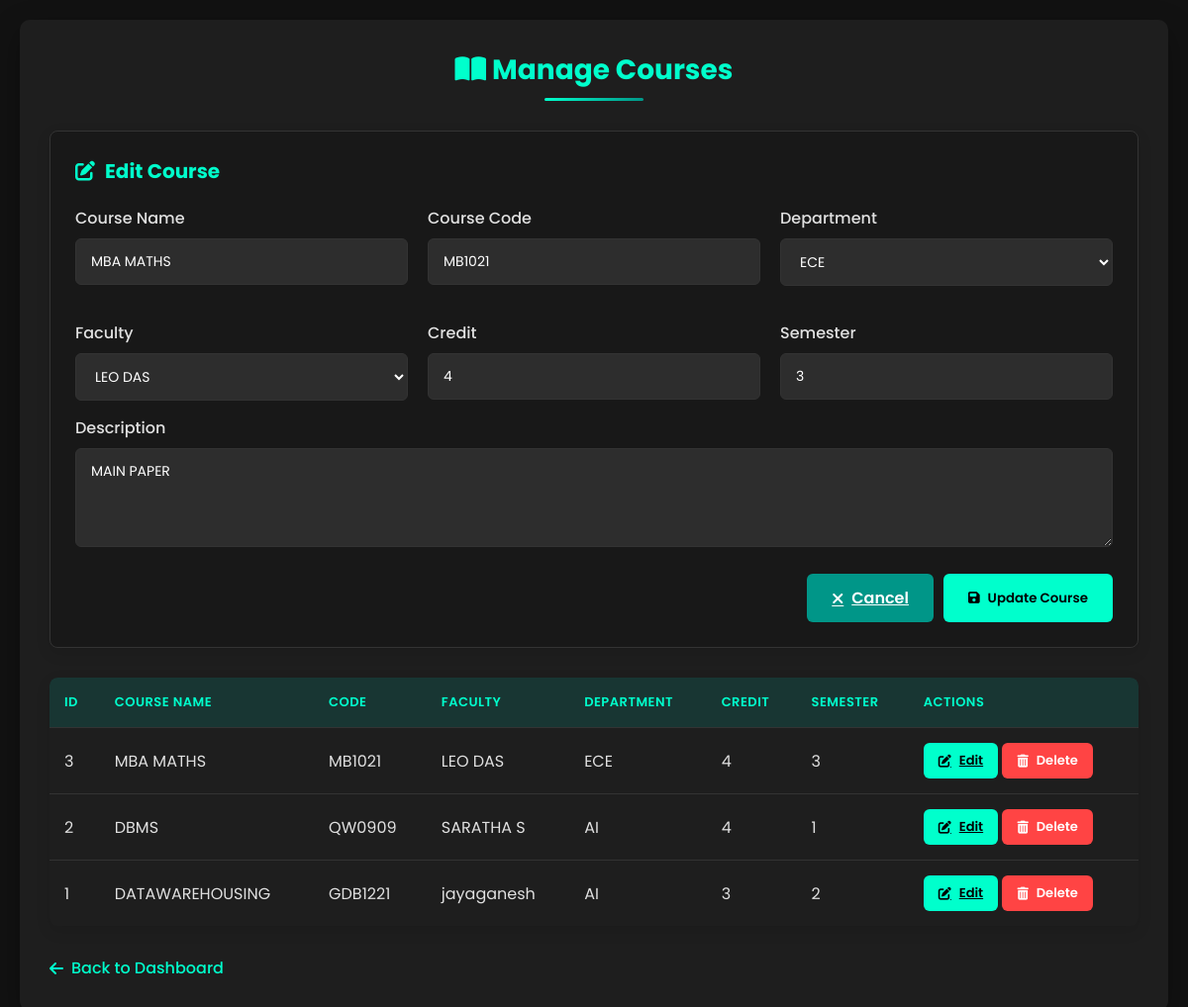
The page /dbmsproject/modules/courses.php?edit=3 (signed in) on the database its author committed.
### tables this page shows
CREATE TABLE `courses` (
  `courses_id` int(11) NOT NULL,
  `course_name` varchar(100) NOT NULL,
  `course_code` varchar(50) NOT NULL,
  `faculty_id` int(11) NOT NULL,
  `department_id` int(11) NOT NULL,
  `department_name` varchar(100) NOT NULL,
  `credit` int(11) NOT NULL,
  `semester` int(11) NOT NULL,
  `description` text DEFAULT NULL,
  `created_at` timestamp NOT NULL DEFAULT current_timestamp()
);

CREATE TABLE `department` (
  `department_id` int(11) NOT NULL,
  `department_name` varchar(100) NOT NULL,
  `department_code` varchar(20) NOT NULL,
  `description` text DEFAULT NULL,
  `no_of_students` int(11) DEFAULT 0,
  `no_of_faculty` int(11) DEFAULT 0,
  `hod_name` varchar(100) DEFAULT NULL,
  `established_year` year(4) DEFAULT NULL,
  `contact_email` varchar(100) DEFAULT NULL
);

CREATE TABLE `faculty` (
  `faculty_id` int(11) NOT NULL,
  `users_id` int(11) NOT NULL,
  `faculty_name` varchar(100) NOT NULL,
  `phone` varchar(15) DEFAULT NULL,
  `qualification` varchar(100) DEFAULT NULL,
  `department_id` int(11) DEFAULT NULL,
  `email` varchar(255) NOT NULL
);

### dbmsproject/modules/courses.php (the view, shortened to what this page needs)
<?php
include __DIR__ . '/../config/database.php';
$list = mysqli_query($conn, "
  SELECT c.courses_id, c.course_name, c.course_code, f.faculty_name, d.department_name, c.credit, c.semester, c.description, c.created_at
  FROM courses c
  JOIN faculty f ON c.faculty_id = f.faculty_id
  JOIN department d ON c.department_id = d.department_id
  ORDER BY c.courses_id DESC
");
$departments = mysqli_query($conn, "SELECT department_id, department_name FROM department ORDER BY department_name");
$edit_data = null;
if (isset($_GET['edit'])) {
    $edit_id = intval($_GET['edit']);
    $edit_query = mysqli_query($conn, "SELECT * FROM courses WHERE courses_id = $edit_id");
    $edit_data = mysqli_fetch_assoc($edit_query);
    if ($edit_data) {
        $faculties = mysqli_query($conn, "SELECT faculty_id, faculty_name FROM faculty WHERE department_id = {$edit_data['department_id']} ORDER BY faculty_name");
    }
}
?>
<!DOCTYPE html>
<html lang="en">
<head>
  <link rel="stylesheet" href="https://cdnjs.cloudflare.com/ajax/libs/font-awesome/6.4.0/css/all.min.css">
</head>
<body>
  <div class="container">
    <h2><i class="fas fa-book-open"></i> Manage Courses</h2>
    <div class="form-container">
      <h3 class="form-title">
        <i class="fas fa-<?= $edit_data ? 'edit' : 'plus' ?>"></i>
        <?= $edit_data ? 'Edit Course' : 'Add New Course' ?>
      </h3>
      <form method="POST" action="courses.php">
        <div class="form-grid">
          <div class="form-group">
            <label for="course_name">Course Name</label>
            <input type="text" id="course_name" name="course_name"
                   value="<?= $edit_data ? htmlspecialchars($edit_data['course_name']) : '' ?>" required>
          </div>
          <div class="form-group">
            <label for="course_code">Course Code</label>
            <input type="text" id="course_code" name="course_code"
                   value="<?= $edit_data ? htmlspecialchars($edit_data['course_code']) : '' ?>" required>
          </div>
          <div class="form-group">
            <label for="department_id">Department</label>
            <select id="department_id" name="department_id" required onchange="fetchFaculties(this.value)">
              <?php
              mysqli_data_seek($departments, 0);
              while ($dept = mysqli_fetch_assoc($departments)):
              ?>
                <option value="<?= $dept['department_id'] ?>"
                  <?= ($edit_data && $edit_data['department_id'] == $dept['department_id']) ? 'selected' : '' ?>>
                  <?= htmlspecialchars($dept['department_name']) ?>
                </option>
              <?php endwhile; ?>
            </select>
          </div>
          <div class="form-group">
            <label for="faculty_id">Faculty</label>
            <select id="faculty_id" name="faculty_id" required>
              <?php if ($edit_data && isset($faculties)): ?>
                <?php while ($faculty = mysqli_fetch_assoc($faculties)): ?>
                  <option value="<?= $faculty['faculty_id'] ?>"
                    <?= ($edit_data['faculty_id'] == $faculty['faculty_id']) ? 'selected' : '' ?>>
                    <?= htmlspecialchars($faculty['faculty_name']) ?>
                  </option>
                <?php endwhile; ?>
              <?php endif; ?>
            </select>
          </div>
          <div class="form-group">
            <label for="credit">Credit</label>
            <input type="number" id="credit" name="credit"
                   value="<?= $edit_data ? htmlspecialchars($edit_data['credit']) : '' ?>" required>
          </div>
          <div class="form-group">
            <label for="semester">Semester</label>
            <input type="text" id="semester" name="semester"
                   value="<?= $edit_data ? htmlspecialchars($edit_data['semester']) : '' ?>" required>
          </div>
        </div>
        <div class="form-group">
          <label for="description">Description</label>
          <textarea id="description" name="description"><?= $edit_data ? htmlspecialchars($edit_data['description']) : '' ?></textarea>
        </div>
        <div class="action-buttons">
          <?php if ($edit_data): ?>
            <a href="courses.php" class="btn btn-secondary">
              <i class="fas fa-times"></i> Cancel
            </a>
          <?php endif; ?>
          <button type="submit" class="btn btn-primary">
            <i class="fas fa-<?= $edit_data ? 'save' : 'plus' ?>"></i>
            <?= $edit_data ? 'Update Course' : 'Add Course' ?>
          </button>
        </div>
      </form>
    </div>
    <div class="table-responsive">
      <table>
        <thead>
          <tr>
            <th>ID</th>
            <th>Course Name</th>
            <th>Code</th>
            <th>Faculty</th>
            <th>Department</th>
            <th>Credit</th>
            <th>Semester</th>
            <th>Actions</th>
          </tr>
        </thead>
        <tbody>
          <?php
          mysqli_data_seek($list, 0);
          while ($row = mysqli_fetch_assoc($list)):
          ?>
          <tr>
            <td><?= $row['courses_id'] ?></td>
            <td><?= htmlspecialchars($row['course_name']) ?></td>
            <td><?= htmlspecialchars($row['course_code']) ?></td>
            <td><?= htmlspecialchars($row['faculty_name']) ?></td>
            <td><?= htmlspecialchars($row['department_name']) ?></td>
            <td><?= htmlspecialchars($row['credit']) ?></td>
            <td><?= htmlspecialchars($row['semester']) ?></td>
            <td class="actions-cell">
              <a href="courses.php?edit=<?= $row['courses_id'] ?>" class="btn btn-primary btn-sm">
                <i class="fas fa-edit"></i> Edit
              </a>
              <button onclick="showDeleteModal(<?= $row['courses_id'] ?>, '<?= htmlspecialchars(addslashes($row['course_name'])) ?>')"
                      class="btn btn-danger btn-sm">
                <i class="fas fa-trash-alt"></i> Delete
              </button>
            </td>
          </tr>
          <?php endwhile; ?>
        </tbody>
      </table>
    </div>
    <a href="../dashboard.php" class="back-link">
      <i class="fas fa-arrow-left"></i> Back to Dashboard
    </a>
  </div>
</body>
</html>

### dbmsproject/modules/courses.php (style rules this page uses)
:root { --primary: #00ffcc; --secondary: #009688; --dark-bg: #1e1e1e; --darker-bg: #121212; --light-text: #e0e0e0; --lighter-text: #ffffff; --danger: #ff4444; --warning: #ffbb33; --success: #00C851; --info: #33b5e5; --border: #333; --input-bg: #2d2d2d; }
* { margin: 0; padding: 0; box-sizing: border-box; font-family: 'Poppins', sans-serif; }
body { background-color: var(--darker-bg); color: var(--light-text); min-height: 100vh; padding: 20px; }
.container { max-width: 1200px; margin: 0 auto; background-color: var(--dark-bg); border-radius: 10px; padding: 30px; box-shadow: 0 10px 30px rgba(0, 0, 0, 0.3); animation: fadeIn 0.5s ease-out; }
h2 { text-align: center; color: var(--primary); margin-bottom: 30px; font-size: 28px; position: relative; padding-bottom: 10px; }
h2::after { content: ''; position: absolute; bottom: 0; left: 50%; transform: translateX(-50%); width: 100px; height: 3px; background: linear-gradient(to right, var(--primary), var(--secondary)); border-radius: 3px; }
.form-container { background-color: rgba(0, 0, 0, 0.2); padding: 25px; border-radius: 8px; margin-bottom: 30px; box-shadow: 0 5px 15px rgba(0, 0, 0, 0.1); border: 1px solid var(--border); }
.form-title { color: var(--primary); margin-bottom: 20px; font-size: 20px; display: flex; align-items: center; gap: 10px; }
.form-grid { display: grid; grid-template-columns: repeat(auto-fit, minmax(250px, 1fr)); gap: 20px; }
.form-group { margin-bottom: 15px; }
label { display: block; margin-bottom: 8px; color: var(--light-text); font-weight: 500; }
input, select, textarea { width: 100%; padding: 12px 15px; background-color: var(--input-bg); border: 1px solid var(--border); border-radius: 6px; color: var(--lighter-text); font-size: 14px; transition: all 0.3s ease; }
textarea { min-height: 100px; resize: vertical; }
.btn { padding: 12px 25px; border: none; border-radius: 6px; font-weight: 600; cursor: pointer; transition: all 0.3s ease; display: inline-flex; align-items: center; justify-content: center; gap: 8px; }
.btn-primary { background-color: var(--primary); color: #000; }
.btn-secondary { background-color: var(--secondary); color: white; }
.btn-danger { background-color: var(--danger); color: white; }
.btn-sm { padding: 8px 15px; font-size: 13px; }
.action-buttons { display: flex; gap: 10px; justify-content: flex-end; margin-top: 20px; }
.table-responsive { overflow-x: auto; border-radius: 8px; box-shadow: 0 5px 15px rgba(0, 0, 0, 0.1); }
table { width: 100%; border-collapse: collapse; background-color: var(--dark-bg); border-radius: 8px; overflow: hidden; }
th, td { padding: 15px; text-align: left; border-bottom: 1px solid var(--border); }
th { background-color: rgba(0, 150, 136, 0.2); color: var(--primary); font-weight: 600; text-transform: uppercase; font-size: 13px; letter-spacing: 0.5px; }
tr:last-child td { border-bottom: none; }
.actions-cell { white-space: nowrap; }
.back-link { display: inline-flex; align-items: center; gap: 8px; margin-top: 30px; color: var(--primary); text-decoration: none; font-weight: 500; transition: all 0.3s ease; }

### rows shown on the page
courses: course_name "MBA MATHS", course_code "MB1021", department_id "ECE", faculty_id "LEO DAS", credit "4", semester "3", description "MAIN PAPER", courses_id "3", faculty.faculty_name "LEO DAS", department.department_name "ECE"
courses: courses_id "2", course_name "DBMS", course_code "QW0909", faculty.faculty_name "SARATHA S", department.department_name "AI", credit "4", semester "1"
courses: courses_id "1", course_name "DATAWAREHOUSING", course_code "GDB1221", faculty.faculty_name "jayaganesh", department.department_name "AI", credit "3", semester "2"
